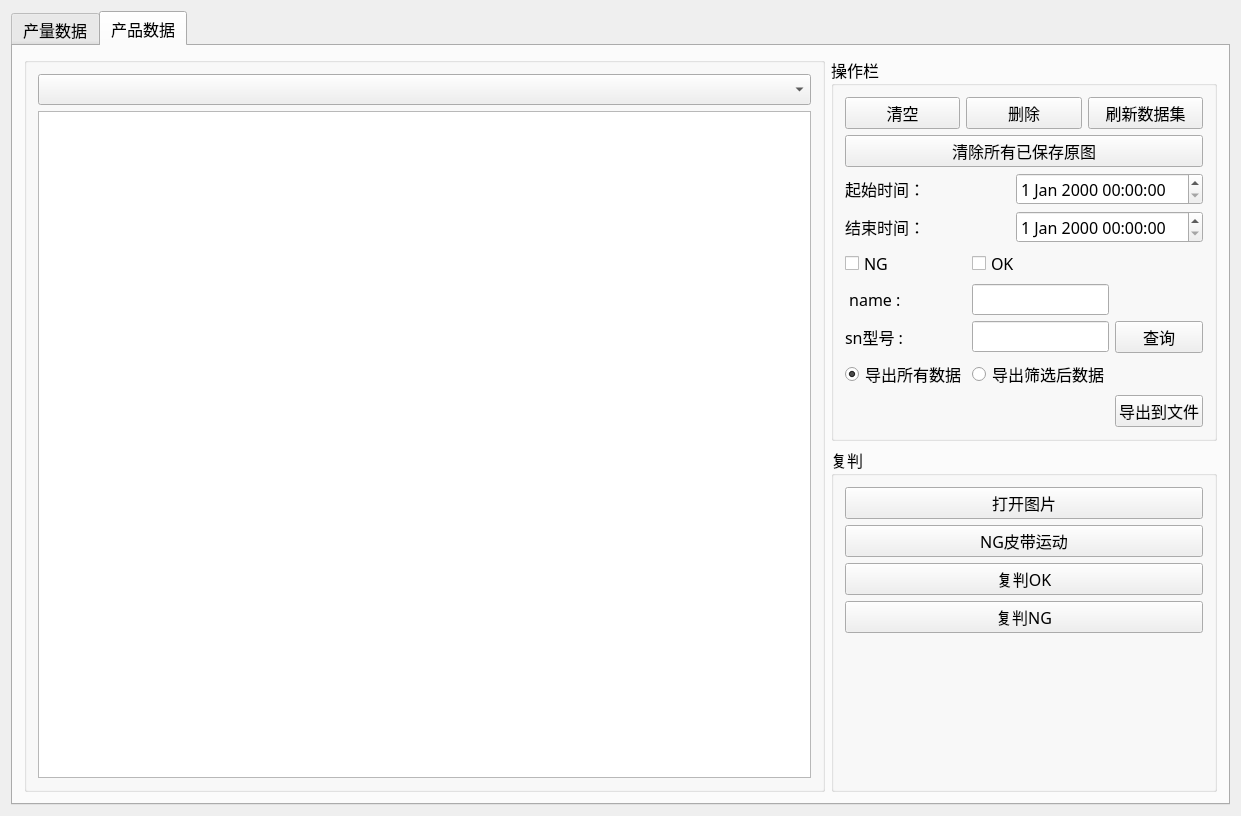
<?xml version="1.0" encoding="UTF-8"?>
<ui version="4.0">
 <class>qg_QSLiteWidgetClass</class>
 <widget class="QWidget" name="qg_QSLiteWidgetClass">
  <property name="geometry">
   <rect>
    <x>0</x>
    <y>0</y>
    <width>1241</width>
    <height>816</height>
   </rect>
  </property>
  <property name="font">
   <font>
    <family>微软雅黑</family>
    <pointsize>12</pointsize>
   </font>
  </property>
  <property name="windowTitle">
   <string>qg_QSLiteWidget</string>
  </property>
  <layout class="QGridLayout" name="gridLayout_2">
   <item row="0" column="0">
    <widget class="QTabWidget" name="tabWidget">
     <property name="font">
      <font>
       <family>微软雅黑</family>
       <pointsize>12</pointsize>
      </font>
     </property>
     <property name="currentIndex">
      <number>1</number>
     </property>
     <widget class="QWidget" name="tab_YieldData">
      <attribute name="title">
       <string>产量数据</string>
      </attribute>
      <layout class="QVBoxLayout" name="verticalLayout_5">
       <item>
        <layout class="QHBoxLayout" name="horizontalLayout_3">
         <item>
          <spacer name="horizontalSpacer">
           <property name="orientation">
            <enum>Qt::Horizontal</enum>
           </property>
           <property name="sizeHint" stdset="0">
            <size>
             <width>40</width>
             <height>20</height>
            </size>
           </property>
          </spacer>
         </item>
         <item>
          <widget class="QPushButton" name="pushButton_ExportData">
           <property name="text">
            <string>导出</string>
           </property>
          </widget>
         </item>
         <item>
          <widget class="QPushButton" name="pushButton_DeleteDate">
           <property name="text">
            <string>删除</string>
           </property>
          </widget>
         </item>
         <item>
          <widget class="QPushButton" name="pushButton_ClearDate">
           <property name="text">
            <string>清空</string>
           </property>
          </widget>
         </item>
        </layout>
       </item>
       <item>
        <layout class="QHBoxLayout" name="horizontalLayout_5" stretch="1,4">
         <item>
          <widget class="QtMyGroupBox" name="groupBox_2">
           <property name="title">
            <string/>
           </property>
           <layout class="QHBoxLayout" name="horizontalLayout_6">
            <item>
             <widget class="QTableWidget" name="tableWidget_Date">
              <property name="font">
               <font>
                <family>微软雅黑</family>
                <pointsize>12</pointsize>
               </font>
              </property>
             </widget>
            </item>
           </layout>
          </widget>
         </item>
         <item>
          <widget class="QtMyGroupBox" name="groupBox_3">
           <property name="title">
            <string/>
           </property>
           <layout class="QHBoxLayout" name="horizontalLayout_7">
            <item>
             <widget class="QTableView" name="tableView_Product">
              <property name="font">
               <font>
                <family>微软雅黑</family>
                <pointsize>12</pointsize>
               </font>
              </property>
             </widget>
            </item>
           </layout>
          </widget>
         </item>
        </layout>
       </item>
      </layout>
     </widget>
     <widget class="QWidget" name="tab_PinData">
      <attribute name="title">
       <string>产品数据</string>
      </attribute>
      <layout class="QHBoxLayout" name="horizontalLayout_8" stretch="15,1">
       <item>
        <layout class="QVBoxLayout" name="verticalLayout_2">
         <item>
          <widget class="QtMyGroupBox" name="groupBox">
           <property name="title">
            <string/>
           </property>
           <layout class="QVBoxLayout" name="verticalLayout_6">
            <item>
             <widget class="QComboBox" name="comboBoxTables">
              <property name="font">
               <font>
                <family>微软雅黑</family>
                <pointsize>12</pointsize>
               </font>
              </property>
             </widget>
            </item>
            <item>
             <widget class="QTableView" name="tableView_Sql">
              <property name="font">
               <font>
                <family>微软雅黑</family>
                <pointsize>10</pointsize>
               </font>
              </property>
             </widget>
            </item>
           </layout>
          </widget>
         </item>
        </layout>
       </item>
       <item>
        <layout class="QVBoxLayout" name="verticalLayout_3">
         <item>
          <widget class="TechGroupBox" name="groupBox_sql">
           <property name="font">
            <font>
             <family>微软雅黑</family>
             <pointsize>12</pointsize>
            </font>
           </property>
           <property name="title">
            <string>操作栏</string>
           </property>
           <layout class="QVBoxLayout" name="verticalLayout">
            <item>
             <layout class="QHBoxLayout" name="horizontalLayout" stretch="1,1,1">
              <item>
               <widget class="QPushButton" name="clearButton">
                <property name="font">
                 <font>
                  <family>微软雅黑</family>
                  <pointsize>12</pointsize>
                 </font>
                </property>
                <property name="text">
                 <string>清空</string>
                </property>
               </widget>
              </item>
              <item>
               <widget class="QPushButton" name="deleteButton">
                <property name="font">
                 <font>
                  <family>微软雅黑</family>
                  <pointsize>12</pointsize>
                 </font>
                </property>
                <property name="text">
                 <string>删除</string>
                </property>
               </widget>
              </item>
              <item>
               <widget class="QPushButton" name="refreshButton">
                <property name="font">
                 <font>
                  <family>微软雅黑</family>
                  <pointsize>12</pointsize>
                 </font>
                </property>
                <property name="text">
                 <string>刷新数据集</string>
                </property>
               </widget>
              </item>
             </layout>
            </item>
            <item>
             <widget class="QPushButton" name="pushButton_ClearOriginal">
              <property name="font">
               <font>
                <family>微软雅黑</family>
                <pointsize>12</pointsize>
               </font>
              </property>
              <property name="text">
               <string>清除所有已保存原图</string>
              </property>
             </widget>
            </item>
            <item>
             <layout class="QHBoxLayout" name="horizontalLayout_2">
              <item>
               <widget class="QLabel" name="label">
                <property name="font">
                 <font>
                  <family>微软雅黑</family>
                  <pointsize>12</pointsize>
                 </font>
                </property>
                <property name="text">
                 <string>起始时间：</string>
                </property>
               </widget>
              </item>
              <item>
               <widget class="QDateTimeEdit" name="startDateTimeEdit">
                <property name="font">
                 <font>
                  <family>微软雅黑</family>
                  <pointsize>12</pointsize>
                 </font>
                </property>
               </widget>
              </item>
             </layout>
            </item>
            <item>
             <layout class="QHBoxLayout" name="horizontalLayout_4">
              <item>
               <widget class="QLabel" name="label_2">
                <property name="font">
                 <font>
                  <family>微软雅黑</family>
                  <pointsize>12</pointsize>
                 </font>
                </property>
                <property name="text">
                 <string>结束时间：</string>
                </property>
               </widget>
              </item>
              <item>
               <widget class="QDateTimeEdit" name="endDateTimeEdit">
                <property name="font">
                 <font>
                  <family>微软雅黑</family>
                  <pointsize>12</pointsize>
                 </font>
                </property>
               </widget>
              </item>
             </layout>
            </item>
            <item>
             <layout class="QGridLayout" name="gridLayout">
              <item row="4" column="0">
               <widget class="QRadioButton" name="radioButton_ExportAll">
                <property name="font">
                 <font>
                  <family>微软雅黑</family>
                  <pointsize>12</pointsize>
                 </font>
                </property>
                <property name="text">
                 <string>导出所有数据</string>
                </property>
                <property name="checked">
                 <bool>true</bool>
                </property>
               </widget>
              </item>
              <item row="1" column="1">
               <widget class="QLineEdit" name="lineEdit_name">
                <property name="font">
                 <font>
                  <family>微软雅黑</family>
                  <pointsize>12</pointsize>
                 </font>
                </property>
               </widget>
              </item>
              <item row="2" column="0">
               <widget class="QLabel" name="label_4">
                <property name="font">
                 <font>
                  <family>微软雅黑</family>
                  <pointsize>12</pointsize>
                 </font>
                </property>
                <property name="text">
                 <string>sn型号 :</string>
                </property>
               </widget>
              </item>
              <item row="2" column="1">
               <widget class="QLineEdit" name="lineEdit_sn">
                <property name="font">
                 <font>
                  <family>微软雅黑</family>
                  <pointsize>12</pointsize>
                 </font>
                </property>
               </widget>
              </item>
              <item row="1" column="0">
               <widget class="QLabel" name="label_3">
                <property name="font">
                 <font>
                  <family>微软雅黑</family>
                  <pointsize>12</pointsize>
                 </font>
                </property>
                <property name="text">
                 <string> name :</string>
                </property>
               </widget>
              </item>
              <item row="2" column="2">
               <widget class="QPushButton" name="pushButton_find">
                <property name="font">
                 <font>
                  <family>微软雅黑</family>
                  <pointsize>12</pointsize>
                 </font>
                </property>
                <property name="text">
                 <string>查询</string>
                </property>
               </widget>
              </item>
              <item row="0" column="0">
               <widget class="QCheckBox" name="checkBox_checkNG">
                <property name="font">
                 <font>
                  <family>微软雅黑</family>
                  <pointsize>12</pointsize>
                 </font>
                </property>
                <property name="text">
                 <string>NG</string>
                </property>
               </widget>
              </item>
              <item row="0" column="1">
               <widget class="QCheckBox" name="checkBox_checkOK">
                <property name="font">
                 <font>
                  <family>微软雅黑</family>
                  <pointsize>12</pointsize>
                 </font>
                </property>
                <property name="text">
                 <string>OK</string>
                </property>
               </widget>
              </item>
              <item row="5" column="2">
               <widget class="QPushButton" name="pushButton_ExportCSV">
                <property name="font">
                 <font>
                  <family>微软雅黑</family>
                  <pointsize>12</pointsize>
                 </font>
                </property>
                <property name="text">
                 <string>导出到文件</string>
                </property>
               </widget>
              </item>
              <item row="4" column="1">
               <widget class="QRadioButton" name="radioButton_Export">
                <property name="font">
                 <font>
                  <family>微软雅黑</family>
                  <pointsize>12</pointsize>
                 </font>
                </property>
                <property name="text">
                 <string>导出筛选后数据</string>
                </property>
               </widget>
              </item>
             </layout>
            </item>
           </layout>
          </widget>
         </item>
         <item>
          <widget class="TechGroupBox" name="groupBox_CheckNG">
           <property name="font">
            <font>
             <family>微软雅黑</family>
             <pointsize>12</pointsize>
            </font>
           </property>
           <property name="title">
            <string>复判</string>
           </property>
           <layout class="QVBoxLayout" name="verticalLayout_4">
            <item>
             <widget class="QPushButton" name="pushButton_openPhoto">
              <property name="font">
               <font>
                <family>微软雅黑</family>
                <pointsize>12</pointsize>
               </font>
              </property>
              <property name="text">
               <string>打开图片</string>
              </property>
             </widget>
            </item>
            <item>
             <widget class="QPushButton" name="pushButton_ngBeltMove">
              <property name="enabled">
               <bool>true</bool>
              </property>
              <property name="font">
               <font>
                <family>微软雅黑</family>
                <pointsize>12</pointsize>
               </font>
              </property>
              <property name="text">
               <string>NG皮带运动</string>
              </property>
             </widget>
            </item>
            <item>
             <widget class="QPushButton" name="pushButton_checkOK">
              <property name="enabled">
               <bool>true</bool>
              </property>
              <property name="font">
               <font>
                <family>微软雅黑</family>
                <pointsize>12</pointsize>
               </font>
              </property>
              <property name="text">
               <string>复判OK</string>
              </property>
             </widget>
            </item>
            <item>
             <widget class="QPushButton" name="pushButton_checkNG">
              <property name="enabled">
               <bool>true</bool>
              </property>
              <property name="font">
               <font>
                <family>微软雅黑</family>
                <pointsize>12</pointsize>
               </font>
              </property>
              <property name="text">
               <string>复判NG</string>
              </property>
             </widget>
            </item>
            <item>
             <spacer name="verticalSpacer">
              <property name="orientation">
               <enum>Qt::Vertical</enum>
              </property>
              <property name="sizeHint" stdset="0">
               <size>
                <width>20</width>
                <height>40</height>
               </size>
              </property>
             </spacer>
            </item>
           </layout>
          </widget>
         </item>
        </layout>
       </item>
      </layout>
     </widget>
    </widget>
   </item>
  </layout>
 </widget>
 <layoutdefault spacing="6" margin="11"/>
 <customwidgets>
  <customwidget>
   <class>QtMyGroupBox</class>
   <extends>QGroupBox</extends>
   <header location="global">qtmygroupbox.h</header>
   <container>1</container>
  </customwidget>
  <customwidget>
   <class>TechGroupBox</class>
   <extends>QGroupBox</extends>
   <header location="global">techgroupbox.h</header>
   <container>1</container>
  </customwidget>
 </customwidgets>
 <resources/>
 <connections/>
</ui>
